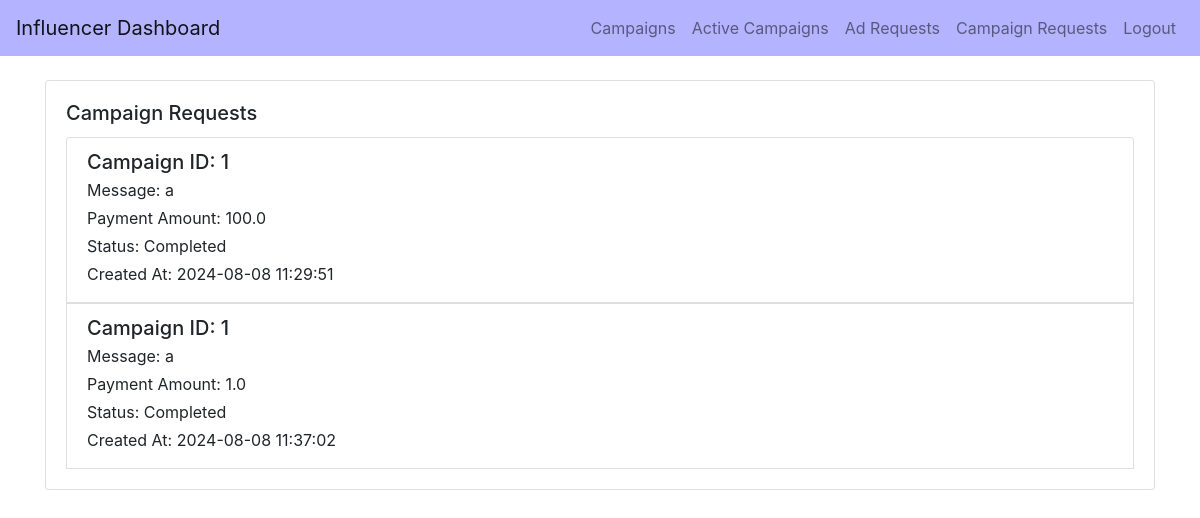
The page /influencer_campaign_requests/tanmay on the database its author committed.
### backend/models.py (models this page shows)
class CampaignRequest(db.Model):
    __tablename__ = 'campaign_request'
    id = db.Column(db.Integer, primary_key=True)
    campaign_id = db.Column(db.Integer, db.ForeignKey('campaign.id'), nullable=False)
    influencer_id = db.Column(db.Integer, db.ForeignKey('user.id'), nullable=False)
    sponsor_id = db.Column(db.Integer, db.ForeignKey('sponsor.id'), nullable=False)  # Added this field
    messages = db.Column(db.Text, nullable=True)
    payment_amount = db.Column(db.Float, nullable=False)  # Added this field
    status = db.Column(db.String(10), nullable=False)  # Pending, Accepted, Rejected
    complete = db.Column(db.Boolean, default=False, nullable=False)
    complete_confirmed = db.Column(db.Boolean, default=False, nullable=False)
    payment = db.Column(db.Boolean, default=False, nullable=False)
    created_at = db.Column(db.DateTime, default=db.func.current_timestamp(), nullable=False)
    campaign = db.relationship('Campaign', backref='campaign_requests_campaign', lazy=True)
    influencer = db.relationship('User', backref='campaign_requests', foreign_keys=[influencer_id])
    sponsor = db.relationship('Sponsor', backref='campaign_requests_sponsor', foreign_keys=[sponsor_id])

### backend/controller.py (the view)
@app.route('/influencer_campaign_requests/<username>', methods=['GET'])
def campaign_requests(username):
    user = User.query.filter_by(username=username).first()
    if user is None:
        return "User not found", 404
    if user.role != 'influencer':
        return "Not an influencer", 403
    influencer = Influencer.query.filter_by(user_id=user.id).first()
    if influencer is None:
        return "Influencer not found", 404
    campaign_requests = CampaignRequest.query.filter_by(influencer_id=influencer.user_id).all()
    return render_template('influencer_campaign_requests.html', username=username, campaign_requests=campaign_requests)

### templates/influencer_campaign_requests.html (shortened to what this page needs)
<!DOCTYPE html>
<html lang="en">
<head>
    <link href="https://stackpath.bootstrapcdn.com/bootstrap/4.5.2/css/bootstrap.min.css" rel="stylesheet">
</head>
<body>
<nav class="navbar navbar-expand-lg navbar-light" style="background-color: #b3b3ff;">
    <a class="navbar-brand" href="#">Influencer Dashboard</a>
    <div class="collapse navbar-collapse">
        <ul class="navbar-nav ml-auto">
            <li class="nav-item">
                <a class="nav-link" href="{{ url_for('influencer_campaigns', username=username) }}">Campaigns</a>
            </li>
            <li class="nav-item">
                <a class="nav-link" href="{{ url_for('active_campaigns', username=username) }}">Active Campaigns</a>
            </li>
            <li class="nav-item">
                <a class="nav-link" href="{{ url_for('ad_requests', username=username) }}">Ad Requests</a>
            </li>
            <li class="nav-item">
                <a class="nav-link" href="/influencer_campaign_requests/{{ username }}">Campaign Requests</a>
            </li>
            <li class="nav-item">
                <a class="nav-link" href="{{ url_for('logout') }}">Logout</a>
            </li>
        </ul>
    </div>
</nav>
<div class="container mt-4">
    <div class="row">
        <div class="col-md-12">
            <div class="card mb-4">
                <div class="card-body">
                    <h5 class="card-title">Campaign Requests</h5>
                    <div class="list-group">
                        {% if campaign_requests %}
                            {% for request in campaign_requests %}
                                <div class="list-group-item">
                                    <h5 class="mb-1">Campaign ID: {{ request.campaign_id }}</h5>
                                    <p class="mb-1">Message: {{ request.messages }}</p>
                                    <p class="mb-1">Payment Amount: {{ request.payment_amount }}</p>
                                    <p class="mb-1">Status: {{ request.status }}</p>
                                    <p class="mb-1">Created At: {{ request.created_at }}</p>
                                </div>
                            {% endfor %}
                        {% else %}
                            <p>No campaign requests found.</p>
                        {% endif %}
                    </div>
                </div>
            </div>
        </div>
    </div>
</div>
</body>
</html>

### rows shown on the page
CampaignRequest: campaign_id "1", messages "a", payment_amount "100.0", status "Completed", created_at "2024-08-08 11:29:51"
CampaignRequest: campaign_id "1", messages "a", payment_amount "1.0", status "Completed", created_at "2024-08-08 11:37:02"
